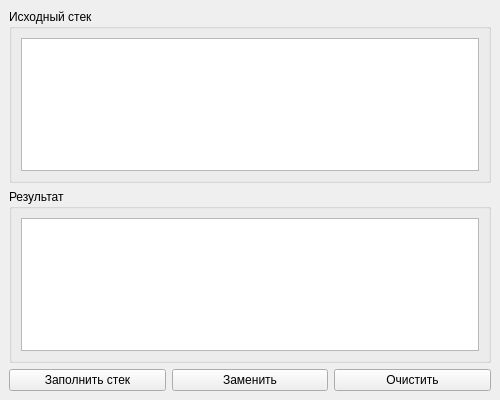
<?xml version="1.0" encoding="UTF-8"?>
<ui version="4.0">
 <class>MainWindow</class>
 <widget class="QMainWindow" name="MainWindow">
  <property name="geometry">
   <rect>
    <x>0</x>
    <y>0</y>
    <width>500</width>
    <height>400</height>
   </rect>
  </property>
  <property name="windowTitle">
   <string>Стек - Остатки от деления</string>
  </property>
  <widget class="QWidget" name="centralwidget">
   <layout class="QVBoxLayout" name="verticalLayout">
    <item>
     <widget class="QGroupBox" name="groupBox">
      <property name="title">
       <string>Исходный стек</string>
      </property>
      <layout class="QVBoxLayout" name="verticalLayout_1">
       <item>
        <widget class="QTextEdit" name="originalTextEdit">
         <property name="readOnly">
          <bool>true</bool>
         </property>
        </widget>
       </item>
      </layout>
     </widget>
    </item>
    <item>
     <widget class="QGroupBox" name="groupBox_2">
      <property name="title">
       <string>Результат</string>
      </property>
      <layout class="QVBoxLayout" name="verticalLayout_2">
       <item>
        <widget class="QTextEdit" name="resultTextEdit">
         <property name="readOnly">
          <bool>true</bool>
         </property>
        </widget>
       </item>
      </layout>
     </widget>
    </item>
    <item>
     <layout class="QHBoxLayout" name="horizontalLayout">
      <item>
       <widget class="QPushButton" name="fillButton">
        <property name="text">
         <string>Заполнить стек</string>
        </property>
       </widget>
      </item>
      <item>
       <widget class="QPushButton" name="processButton">
        <property name="text">
         <string>Заменить</string>
        </property>
       </widget>
      </item>
      <item>
       <widget class="QPushButton" name="clearButton">
        <property name="text">
         <string>Очистить</string>
        </property>
       </widget>
      </item>
     </layout>
    </item>
   </layout>
  </widget>
 </widget>
 <resources/>
 <connections/>
</ui>
